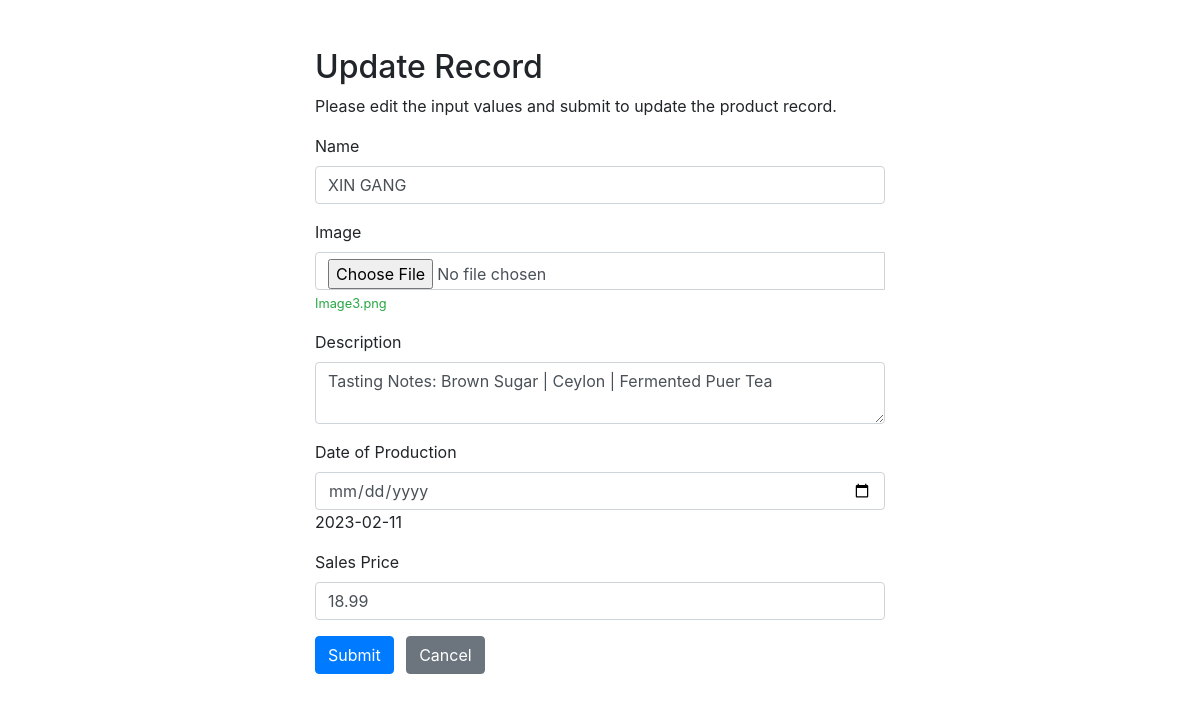
The page /update.php?id=3 on the database its author committed.
### tables this page shows
CREATE TABLE IF NOT EXISTS `products` (
  `id` int(11) NOT NULL AUTO_INCREMENT,
  `name` varchar(100) NOT NULL,
  `img_path` text NOT NULL,
  `description` VARCHAR(200) NOT NULL,
  `date` DATE NOT NULL,
  `price` float NOT NULL DEFAULT 0,
  PRIMARY KEY (`id`)
);

### dao/abstractDAO.php (called while the page is built, shortened)
<?php
class abstractDAO {
    protected static $DB_HOST = "localhost";
    protected static $DB_PORT = 3307;
    protected static $DB_USERNAME = "appuser";
    protected static $DB_PASSWORD = "password";
    protected static $DB_DATABASE = "coffeeshop";
    function __construct() {
        try{
            $this->mysqli = new mysqli(self::$DB_HOST, self::$DB_USERNAME,
                self::$DB_PASSWORD, self::$DB_DATABASE, self::$DB_PORT);
        }catch(mysqli_sql_exception $e){
            throw $e;
        }
    }
}
?>

### dao/productsDAO.php (called while the page is built, shortened)
<?php
require_once('abstractDAO.php');
require_once('./model/product.php');
class productsDAO extends abstractDAO {
    public function getProduct($productId){
        $query = 'SELECT * FROM products WHERE id = ?';
        $stmt = $this->mysqli->prepare($query);
        $stmt->bind_param('i', $productId);
        $stmt->execute();
        $result = $stmt->get_result();
        if($result->num_rows == 1){
            $temp = $result->fetch_assoc();
            $product = new product($temp['id'],$temp['name'], $temp['img_path'], $temp['description'], $temp['date'], $temp['price']);
            return $product;
        }
        return false;
    }
}
?>

### model/product.php (called while the page is built, shortened)
<?php
    class Product{
        private $name;
        private $img_path;
        private $description;
        private $date;
        private $price;
        public function getName(){
			return $this->name;
		}
		public function setName($name){
			$this->name = $name;
		}
		public function getImgPath(){
			return $this->img_path;
		}
		public function setImgPath($img_path){
			$this->img_path = $img_path;
		}
		public function getDescription(){
			return $this->description;
		}
		public function setDescription($description){
			$this->description = $description;
		}
        public function getDate(){
			return $this->date;
		}
		public function setDate($date){
			$this->date = $date;
		}
        public function getPrice(){
			return $this->price;
		}
		public function setPrice($price){
			$this->price = $price;
		}
    }
    ?>

### update.php (the view, shortened to what this page needs)
<?php
require_once('./dao/productsDAO.php');
$name = $img_path = $description = $date = $price = "";
$name_err = $img_path_err = $description_err = $date_err = $price_err = "";
$productsDAO = new productsDAO();
if(isset($_POST["id"]) && !empty($_POST["id"])){
    $id = $_POST["id"];
    $input_name = trim($_POST["name"]);
    if(empty($input_name)){
        $name_err = "Please enter a name.";
    } elseif(!filter_var($input_name, FILTER_VALIDATE_REGEXP, array("options"=>array("regexp"=>"/^[a-zA-Z\s]+$/")))){
        $name_err = "Please enter a valid name.";
    } else{
        $name = $input_name;
    }
    $input_img = $_FILES["img"]["name"];
if (!empty($_FILES["img"]["name"])) {
    $target_dir = "imgs/";
    $target_file = $target_dir . basename($_FILES["img"]["name"]);
    $uploadOk = true;
    $imageFileType = strtolower(pathinfo($target_file, PATHINFO_EXTENSION));
    $check = getimagesize($_FILES["img"]["tmp_name"]);
    if ($check !== false) {
        if (file_exists($target_file)) {
            $img_path_err = "Sorry, file already exists.";
            $uploadOk = false;
        }
        if ($_FILES["img"]["size"] > 5000000) {
            $img_path_err = "Sorry, your file is too large. Max size is 5MB.";
            $uploadOk = false;
        }
        if ($imageFileType != "jpg" && $imageFileType != "png" && $imageFileType != "jpeg" && $imageFileType != "gif") {
            $img_path_err = "Sorry, only JPG, JPEG, PNG & GIF files are allowed.";
            $uploadOk = false;
        }
        if ($uploadOk) {
            if (move_uploaded_file($_FILES["img"]["tmp_name"], $target_file)) {
                $img_path = $input_img;
            } else {
                $img_path_err = "Sorry, there was an error uploading your file.";
            }
        }
    } else {
        $img_path_err = "File is not an image.";
    }
}
else {
    if(empty($input_img)) {
        $img_path_err = "Please upload an image file.";
    } else {
        $img_path = $input_img;
    }
}
    $input_description = trim($_POST["description"]);
    if(empty($input_description)){
        $description_err = "Please enter a description.";
    } else{
        $description = $input_description;
    }
$input_date = trim($_POST["date"]);
if(empty($input_date)){
    $date_err = "Please enter a date.";
} else{
    $date = $input_date;
}
 $input_price = trim($_POST["price"]);
 if(empty($input_price)){
     $price_err = "Please enter the price amount.";
 } elseif(!filter_var($input_price, FILTER_VALIDATE_FLOAT) && $input_price < 0){
     $price_err = "Please enter a positive price value.";
 } else{
     $price = $input_price;
 }
    if(empty($name_err) && empty($img_path_err) && empty($description_err) && empty($date_err) && empty($price_err)){
        $product = new Product($id, $name, $img_path, $description, $date, $price);
        $result = $productsDAO->updateProduct($product);
		header("refresh:2; url=dashboard.php");
		echo '<br><h6 style="text-align:center">' . $result . '</h6>';
        $productsDAO->getMysqli()->close();
    }
} else{
    if(isset($_GET["id"]) && !empty(trim($_GET["id"]))){
        $id =  trim($_GET["id"]);
        $product = $productsDAO->getProduct($id);
        if($product){
                $name = $product->getName();
			    $img_path = $product->getImgPath();
			    $description = $product->getDescription();
                $date = $product->getDate();
                $price = $product->getPrice();
        } else{
            header("location: error.php");
            exit();
        }
    } else{
        header("location: error.php");
        exit();
    }
}
?>
 <!DOCTYPE html>
<html lang="en">
<head>
    <link rel="stylesheet" href="https://stackpath.bootstrapcdn.com/bootstrap/4.5.2/css/bootstrap.min.css">
</head>
<body>
    <div class="wrapper">
        <div class="container-fluid">
            <div class="row">
                <div class="col-md-12">
                    <h2 class="mt-5">Update Record</h2>
                    <p>Please edit the input values and submit to update the product record.</p>
                    <form action="<?php echo htmlspecialchars(basename($_SERVER['REQUEST_URI'])); ?>" method="post" enctype="multipart/form-data">
                    <div class="form-group">
                            <label>Name</label>
                            <input type="text" name="name" class="form-control <?php echo (!empty($name_err)) ? 'is-invalid' : ''; ?>" value="<?php echo $name; ?>">
                        </div>
                        <div class="form-group">
                        <label>Image</label>
                        <div class="input-group">
                            <input type="file" accept="image/*" name="img" class="form-control <?php echo (!empty($img_path_err)) ? 'is-invalid' : ''; ?>" value="<?php echo $img_path; ?>" alt="<?php echo $img_path; ?>">
                            <span class="valid-feedback"><?php echo $img_path;?></span>
                        </div>
                         </div>
                        <div class="form-group">
                            <label>Description</label>
                            <textarea name="description" class="form-control <?php echo (!empty($description_err)) ? 'is-invalid' : ''; ?>"><?php echo $description; ?></textarea>
                        </div>
                        <div class="form-group">
                            <label>Date of Production</label>
                            <input type="date" name="date" class="form-control <?php echo (!empty($date_err)) ? 'is-invalid' : ''; ?>"><?php echo $date; ?>
                        </div>
                        <div class="form-group">
                            <label>Sales Price</label>
                            <input type="text" name="price" class="form-control <?php echo (!empty($price_err)) ? 'is-invalid' : ''; ?>" value="<?php echo $price; ?>">
                        </div>
                        <input type="submit" class="btn btn-primary" value="Submit">
                        <a href="dashboard.php" class="btn btn-secondary ml-2">Cancel</a>
                    </form>
                </div>
            </div>
        </div>
    </div>
</body>
</html>

### update.php (style rules this page uses)
.wrapper { width: 600px; margin: 0 auto; }
.valid-feedback { display: inline; }

### rows shown on the page
products: name "XIN GANG", img_path "Image3.png", description "Tasting Notes: Brown Sugar | Ceylon | Fermented Puer Tea", date "2023-02-11", price "18.99"
